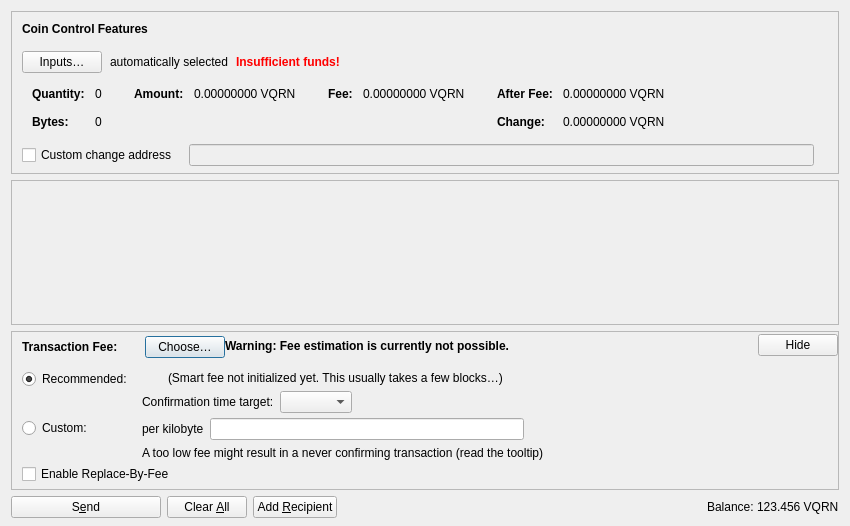
<?xml version="1.0" encoding="UTF-8"?>
<ui version="4.0">
 <class>SendCoinsDialog</class>
 <widget class="QDialog" name="SendCoinsDialog">
  <property name="geometry">
   <rect>
    <x>0</x>
    <y>0</y>
    <width>850</width>
    <height>526</height>
   </rect>
  </property>
  <property name="windowTitle">
   <string>Send Coins</string>
  </property>
  <layout class="QVBoxLayout" name="verticalLayout" stretch="0,1,0,0">
   <property name="bottomMargin">
    <number>8</number>
   </property>
   <item>
    <widget class="QFrame" name="frameCoinControl">
     <property name="sizePolicy">
      <sizepolicy hsizetype="Expanding" vsizetype="Expanding">
       <horstretch>0</horstretch>
       <verstretch>0</verstretch>
      </sizepolicy>
     </property>
     <property name="maximumSize">
      <size>
       <width>16777215</width>
       <height>16777215</height>
      </size>
     </property>
     <property name="frameShape">
      <enum>QFrame::StyledPanel</enum>
     </property>
     <property name="frameShadow">
      <enum>QFrame::Sunken</enum>
     </property>
     <layout class="QVBoxLayout" name="verticalLayoutCoinControl2">
      <property name="spacing">
       <number>0</number>
      </property>
      <property name="leftMargin">
       <number>0</number>
      </property>
      <property name="topMargin">
       <number>0</number>
      </property>
      <property name="rightMargin">
       <number>0</number>
      </property>
      <property name="bottomMargin">
       <number>6</number>
      </property>
      <item>
       <layout class="QVBoxLayout" name="verticalLayoutCoinControl" stretch="0,0,0,0,1">
        <property name="spacing">
         <number>0</number>
        </property>
        <property name="leftMargin">
         <number>10</number>
        </property>
        <property name="topMargin">
         <number>10</number>
        </property>
        <item>
         <layout class="QHBoxLayout" name="horizontalLayoutCoinControl1">
          <property name="bottomMargin">
           <number>15</number>
          </property>
          <item>
           <widget class="QLabel" name="labelCoinControlFeatures">
            <property name="sizePolicy">
             <sizepolicy hsizetype="Preferred" vsizetype="Maximum">
              <horstretch>0</horstretch>
              <verstretch>0</verstretch>
             </sizepolicy>
            </property>
            <property name="font">
             <font>
              <weight>75</weight>
              <bold>true</bold>
             </font>
            </property>
            <property name="styleSheet">
             <string notr="true">font-weight:bold;</string>
            </property>
            <property name="text">
             <string>Coin Control Features</string>
            </property>
           </widget>
          </item>
         </layout>
        </item>
        <item>
         <layout class="QHBoxLayout" name="horizontalLayoutCoinControl2" stretch="0,0,0,0">
          <property name="spacing">
           <number>8</number>
          </property>
          <property name="bottomMargin">
           <number>10</number>
          </property>
          <item>
           <widget class="QPushButton" name="pushButtonCoinControl">
            <property name="styleSheet">
             <string notr="true"/>
            </property>
            <property name="text">
             <string>Inputs…</string>
            </property>
            <property name="autoDefault">
             <bool>false</bool>
            </property>
           </widget>
          </item>
          <item>
           <widget class="QLabel" name="labelCoinControlAutomaticallySelected">
            <property name="text">
             <string>automatically selected</string>
            </property>
            <property name="margin">
             <number>5</number>
            </property>
           </widget>
          </item>
          <item>
           <widget class="QLabel" name="labelCoinControlInsuffFunds">
            <property name="font">
             <font>
              <weight>75</weight>
              <bold>true</bold>
             </font>
            </property>
            <property name="styleSheet">
             <string notr="true">color:red;font-weight:bold;</string>
            </property>
            <property name="text">
             <string>Insufficient funds!</string>
            </property>
            <property name="margin">
             <number>5</number>
            </property>
           </widget>
          </item>
          <item>
           <spacer name="horizontalSpacerCoinControl">
            <property name="orientation">
             <enum>Qt::Horizontal</enum>
            </property>
            <property name="sizeHint" stdset="0">
             <size>
              <width>40</width>
              <height>1</height>
             </size>
            </property>
           </spacer>
          </item>
         </layout>
        </item>
        <item>
         <widget class="QWidget" name="widgetCoinControl" native="true">
          <property name="sizePolicy">
           <sizepolicy hsizetype="Preferred" vsizetype="Preferred">
            <horstretch>0</horstretch>
            <verstretch>0</verstretch>
           </sizepolicy>
          </property>
          <property name="minimumSize">
           <size>
            <width>0</width>
            <height>0</height>
           </size>
          </property>
          <property name="styleSheet">
           <string notr="true"/>
          </property>
          <layout class="QHBoxLayout" name="horizontalLayoutCoinControl5">
           <property name="leftMargin">
            <number>0</number>
           </property>
           <property name="topMargin">
            <number>0</number>
           </property>
           <property name="rightMargin">
            <number>0</number>
           </property>
           <property name="bottomMargin">
            <number>0</number>
           </property>
           <item>
            <layout class="QHBoxLayout" name="horizontalLayoutCoinControl3" stretch="0,0,0,1">
             <property name="spacing">
              <number>20</number>
             </property>
             <property name="topMargin">
              <number>0</number>
             </property>
             <property name="bottomMargin">
              <number>10</number>
             </property>
             <item>
              <layout class="QFormLayout" name="formLayoutCoinControl1">
               <property name="labelAlignment">
                <set>Qt::AlignLeft|Qt::AlignVCenter</set>
               </property>
               <property name="horizontalSpacing">
                <number>10</number>
               </property>
               <property name="verticalSpacing">
                <number>14</number>
               </property>
               <property name="leftMargin">
                <number>10</number>
               </property>
               <property name="topMargin">
                <number>4</number>
               </property>
               <property name="rightMargin">
                <number>6</number>
               </property>
               <item row="0" column="0">
                <widget class="QLabel" name="labelCoinControlQuantityText">
                 <property name="font">
                  <font>
                   <weight>75</weight>
                   <bold>true</bold>
                  </font>
                 </property>
                 <property name="text">
                  <string>Quantity:</string>
                 </property>
                 <property name="margin">
                  <number>0</number>
                 </property>
                </widget>
               </item>
               <item row="0" column="1">
                <widget class="QLabel" name="labelCoinControlQuantity">
                 <property name="cursor">
                  <cursorShape>IBeamCursor</cursorShape>
                 </property>
                 <property name="contextMenuPolicy">
                  <enum>Qt::ActionsContextMenu</enum>
                 </property>
                 <property name="text">
                  <string notr="true">0</string>
                 </property>
                 <property name="margin">
                  <number>0</number>
                 </property>
                 <property name="textInteractionFlags">
                  <set>Qt::LinksAccessibleByMouse|Qt::TextSelectableByKeyboard|Qt::TextSelectableByMouse</set>
                 </property>
                </widget>
               </item>
               <item row="1" column="0">
                <widget class="QLabel" name="labelCoinControlBytesText">
                 <property name="font">
                  <font>
                   <weight>75</weight>
                   <bold>true</bold>
                  </font>
                 </property>
                 <property name="text">
                  <string>Bytes:</string>
                 </property>
                </widget>
               </item>
               <item row="1" column="1">
                <widget class="QLabel" name="labelCoinControlBytes">
                 <property name="cursor">
                  <cursorShape>IBeamCursor</cursorShape>
                 </property>
                 <property name="contextMenuPolicy">
                  <enum>Qt::ActionsContextMenu</enum>
                 </property>
                 <property name="text">
                  <string notr="true">0</string>
                 </property>
                 <property name="textInteractionFlags">
                  <set>Qt::LinksAccessibleByMouse|Qt::TextSelectableByKeyboard|Qt::TextSelectableByMouse</set>
                 </property>
                </widget>
               </item>
              </layout>
             </item>
             <item>
              <layout class="QFormLayout" name="formLayoutCoinControl2">
               <property name="horizontalSpacing">
                <number>10</number>
               </property>
               <property name="verticalSpacing">
                <number>14</number>
               </property>
               <property name="leftMargin">
                <number>6</number>
               </property>
               <property name="topMargin">
                <number>4</number>
               </property>
               <property name="rightMargin">
                <number>6</number>
               </property>
               <item row="0" column="0">
                <widget class="QLabel" name="labelCoinControlAmountText">
                 <property name="font">
                  <font>
                   <weight>75</weight>
                   <bold>true</bold>
                  </font>
                 </property>
                 <property name="text">
                  <string>Amount:</string>
                 </property>
                 <property name="margin">
                  <number>0</number>
                 </property>
                </widget>
               </item>
               <item row="0" column="1">
                <widget class="QLabel" name="labelCoinControlAmount">
                 <property name="cursor">
                  <cursorShape>IBeamCursor</cursorShape>
                 </property>
                 <property name="contextMenuPolicy">
                  <enum>Qt::ActionsContextMenu</enum>
                 </property>
                 <property name="text">
                  <string notr="true">0.00000000 VQRN</string>
                 </property>
                 <property name="textInteractionFlags">
                  <set>Qt::LinksAccessibleByMouse|Qt::TextSelectableByKeyboard|Qt::TextSelectableByMouse</set>
                 </property>
                </widget>
               </item>
              </layout>
             </item>
             <item>
              <layout class="QFormLayout" name="formLayoutCoinControl3">
               <property name="horizontalSpacing">
                <number>10</number>
               </property>
               <property name="verticalSpacing">
                <number>14</number>
               </property>
               <property name="leftMargin">
                <number>6</number>
               </property>
               <property name="topMargin">
                <number>4</number>
               </property>
               <property name="rightMargin">
                <number>6</number>
               </property>
               <item row="0" column="0">
                <widget class="QLabel" name="labelCoinControlFeeText">
                 <property name="font">
                  <font>
                   <weight>75</weight>
                   <bold>true</bold>
                  </font>
                 </property>
                 <property name="text">
                  <string>Fee:</string>
                 </property>
                 <property name="margin">
                  <number>0</number>
                 </property>
                </widget>
               </item>
               <item row="0" column="1">
                <widget class="QLabel" name="labelCoinControlFee">
                 <property name="cursor">
                  <cursorShape>IBeamCursor</cursorShape>
                 </property>
                 <property name="contextMenuPolicy">
                  <enum>Qt::ActionsContextMenu</enum>
                 </property>
                 <property name="text">
                  <string notr="true">0.00000000 VQRN</string>
                 </property>
                 <property name="textInteractionFlags">
                  <set>Qt::LinksAccessibleByMouse|Qt::TextSelectableByKeyboard|Qt::TextSelectableByMouse</set>
                 </property>
                </widget>
               </item>
              </layout>
             </item>
             <item>
              <layout class="QFormLayout" name="formLayoutCoinControl4">
               <property name="labelAlignment">
                <set>Qt::AlignLeft|Qt::AlignVCenter</set>
               </property>
               <property name="horizontalSpacing">
                <number>10</number>
               </property>
               <property name="verticalSpacing">
                <number>14</number>
               </property>
               <property name="leftMargin">
                <number>6</number>
               </property>
               <property name="topMargin">
                <number>4</number>
               </property>
               <property name="rightMargin">
                <number>6</number>
               </property>
               <item row="0" column="0">
                <widget class="QLabel" name="labelCoinControlAfterFeeText">
                 <property name="font">
                  <font>
                   <weight>75</weight>
                   <bold>true</bold>
                  </font>
                 </property>
                 <property name="text">
                  <string>After Fee:</string>
                 </property>
                 <property name="margin">
                  <number>0</number>
                 </property>
                </widget>
               </item>
               <item row="0" column="1">
                <widget class="QLabel" name="labelCoinControlAfterFee">
                 <property name="cursor">
                  <cursorShape>IBeamCursor</cursorShape>
                 </property>
                 <property name="contextMenuPolicy">
                  <enum>Qt::ActionsContextMenu</enum>
                 </property>
                 <property name="text">
                  <string notr="true">0.00000000 VQRN</string>
                 </property>
                 <property name="textInteractionFlags">
                  <set>Qt::LinksAccessibleByMouse|Qt::TextSelectableByKeyboard|Qt::TextSelectableByMouse</set>
                 </property>
                </widget>
               </item>
               <item row="1" column="0">
                <widget class="QLabel" name="labelCoinControlChangeText">
                 <property name="font">
                  <font>
                   <weight>75</weight>
                   <bold>true</bold>
                  </font>
                 </property>
                 <property name="text">
                  <string>Change:</string>
                 </property>
                </widget>
               </item>
               <item row="1" column="1">
                <widget class="QLabel" name="labelCoinControlChange">
                 <property name="cursor">
                  <cursorShape>IBeamCursor</cursorShape>
                 </property>
                 <property name="contextMenuPolicy">
                  <enum>Qt::ActionsContextMenu</enum>
                 </property>
                 <property name="text">
                  <string notr="true">0.00000000 VQRN</string>
                 </property>
                 <property name="textInteractionFlags">
                  <set>Qt::LinksAccessibleByMouse|Qt::TextSelectableByKeyboard|Qt::TextSelectableByMouse</set>
                 </property>
                </widget>
               </item>
              </layout>
             </item>
            </layout>
           </item>
          </layout>
         </widget>
        </item>
        <item>
         <layout class="QHBoxLayout" name="horizontalLayoutCoinControl4" stretch="0,0,0">
          <property name="spacing">
           <number>12</number>
          </property>
          <property name="sizeConstraint">
           <enum>QLayout::SetDefaultConstraint</enum>
          </property>
          <property name="topMargin">
           <number>5</number>
          </property>
          <property name="rightMargin">
           <number>5</number>
          </property>
          <item>
           <widget class="QCheckBox" name="checkBoxCoinControlChange">
            <property name="toolTip">
             <string>If this is activated, but the change address is empty or invalid, change will be sent to a newly generated address.</string>
            </property>
            <property name="text">
             <string>Custom change address</string>
            </property>
           </widget>
          </item>
          <item>
           <widget class="QValidatedLineEdit" name="lineEditCoinControlChange">
            <property name="enabled">
             <bool>false</bool>
            </property>
            <property name="sizePolicy">
             <sizepolicy hsizetype="Expanding" vsizetype="Fixed">
              <horstretch>0</horstretch>
              <verstretch>0</verstretch>
             </sizepolicy>
            </property>
           </widget>
          </item>
          <item>
           <widget class="QLabel" name="labelCoinControlChangeLabel">
            <property name="sizePolicy">
             <sizepolicy hsizetype="Preferred" vsizetype="Expanding">
              <horstretch>0</horstretch>
              <verstretch>0</verstretch>
             </sizepolicy>
            </property>
            <property name="minimumSize">
             <size>
              <width>0</width>
              <height>0</height>
             </size>
            </property>
            <property name="text">
             <string/>
            </property>
            <property name="margin">
             <number>3</number>
            </property>
           </widget>
          </item>
         </layout>
        </item>
        <item>
         <spacer name="verticalSpacerCoinControl">
          <property name="orientation">
           <enum>Qt::Vertical</enum>
          </property>
          <property name="sizeHint" stdset="0">
           <size>
            <width>800</width>
            <height>1</height>
           </size>
          </property>
         </spacer>
        </item>
       </layout>
      </item>
     </layout>
    </widget>
   </item>
   <item>
    <widget class="QScrollArea" name="scrollArea">
     <property name="widgetResizable">
      <bool>true</bool>
     </property>
     <widget class="QWidget" name="scrollAreaWidgetContents">
      <property name="geometry">
       <rect>
        <x>0</x>
        <y>0</y>
        <width>830</width>
        <height>104</height>
       </rect>
      </property>
      <layout class="QVBoxLayout" name="verticalLayout_2" stretch="0,1">
       <property name="leftMargin">
        <number>0</number>
       </property>
       <property name="topMargin">
        <number>0</number>
       </property>
       <property name="rightMargin">
        <number>0</number>
       </property>
       <property name="bottomMargin">
        <number>0</number>
       </property>
       <item>
        <layout class="QVBoxLayout" name="entries">
         <property name="spacing">
          <number>6</number>
         </property>
        </layout>
       </item>
       <item>
        <spacer name="verticalSpacer">
         <property name="orientation">
          <enum>Qt::Vertical</enum>
         </property>
         <property name="sizeHint" stdset="0">
          <size>
           <width>20</width>
           <height>40</height>
          </size>
         </property>
        </spacer>
       </item>
      </layout>
     </widget>
    </widget>
   </item>
   <item>
    <widget class="QFrame" name="frameFee">
     <property name="sizePolicy">
      <sizepolicy hsizetype="Expanding" vsizetype="Expanding">
       <horstretch>0</horstretch>
       <verstretch>0</verstretch>
      </sizepolicy>
     </property>
     <property name="maximumSize">
      <size>
       <width>16777215</width>
       <height>16777215</height>
      </size>
     </property>
     <property name="frameShape">
      <enum>QFrame::StyledPanel</enum>
     </property>
     <property name="frameShadow">
      <enum>QFrame::Sunken</enum>
     </property>
     <layout class="QVBoxLayout" name="verticalLayoutFee1">
      <property name="spacing">
       <number>0</number>
      </property>
      <property name="leftMargin">
       <number>0</number>
      </property>
      <property name="topMargin">
       <number>0</number>
      </property>
      <property name="rightMargin">
       <number>0</number>
      </property>
      <property name="bottomMargin">
       <number>0</number>
      </property>
      <item>
       <layout class="QVBoxLayout" name="verticalLayoutFee2" stretch="0,0,0">
        <property name="spacing">
         <number>0</number>
        </property>
        <property name="leftMargin">
         <number>10</number>
        </property>
        <property name="topMargin">
         <number>0</number>
        </property>
        <item>
         <layout class="QHBoxLayout" name="horizontalLayoutFee1">
          <property name="bottomMargin">
           <number>0</number>
          </property>
          <item>
           <layout class="QVBoxLayout" name="verticalLayoutFee7">
            <property name="spacing">
             <number>0</number>
            </property>
            <item>
             <spacer name="verticalSpacerSmartFee">
              <property name="orientation">
               <enum>Qt::Vertical</enum>
              </property>
              <property name="sizeType">
               <enum>QSizePolicy::Fixed</enum>
              </property>
              <property name="sizeHint" stdset="0">
               <size>
                <width>1</width>
                <height>4</height>
               </size>
              </property>
             </spacer>
            </item>
            <item>
             <layout class="QHBoxLayout" name="horizontalLayoutSmartFee">
              <property name="spacing">
               <number>10</number>
              </property>
              <item>
               <widget class="QLabel" name="labelFeeHeadline">
                <property name="sizePolicy">
                 <sizepolicy hsizetype="Preferred" vsizetype="Maximum">
                  <horstretch>0</horstretch>
                  <verstretch>0</verstretch>
                 </sizepolicy>
                </property>
                <property name="font">
                 <font>
                  <weight>75</weight>
                  <bold>true</bold>
                 </font>
                </property>
                <property name="styleSheet">
                 <string notr="true">font-weight:bold;</string>
                </property>
                <property name="text">
                 <string>Transaction Fee:</string>
                </property>
               </widget>
              </item>
              <item>
               <widget class="QLabel" name="labelFeeMinimized">
                <property name="text">
                 <string/>
                </property>
               </widget>
              </item>
              <item>
               <widget class="QPushButton" name="buttonChooseFee">
                <property name="text">
                 <string>Choose…</string>
                </property>
               </widget>
              </item>
             </layout>
            </item>
            <item>
             <spacer name="verticalSpacer_5">
              <property name="orientation">
               <enum>Qt::Vertical</enum>
              </property>
              <property name="sizeHint" stdset="0">
               <size>
                <width>1</width>
                <height>1</height>
               </size>
              </property>
             </spacer>
            </item>
           </layout>
          </item>
          <item>
           <widget class="QLabel" name="fallbackFeeWarningLabel">
            <property name="toolTip">
             <string>Using the fallbackfee can result in sending a transaction that will take several hours or days (or never) to confirm. Consider choosing your fee manually or wait until you have validated the complete chain.</string>
            </property>
            <property name="font">
            <font>
                <weight>75</weight>
                <bold>true</bold>
            </font>
            </property>
            <property name="text">
             <string>Warning: Fee estimation is currently not possible.</string>
            </property>
            <property name="wordWrap">
             <bool>false</bool>
            </property>
           </widget>
          </item>
          <item>
           <spacer name="horizontalSpacer_4">
            <property name="orientation">
             <enum>Qt::Horizontal</enum>
            </property>
            <property name="sizeType">
             <enum>QSizePolicy::MinimumExpanding</enum>
            </property>
            <property name="sizeHint" stdset="0">
             <size>
              <width>40</width>
              <height>20</height>
             </size>
            </property>
           </spacer>
          </item>
          <item>
           <widget class="QPushButton" name="buttonMinimizeFee">
            <property name="toolTip">
             <string>Hide transaction fee settings</string>
            </property>
            <property name="text">
             <string>Hide</string>
            </property>
           </widget>
          </item>
         </layout>
        </item>
        <item>
         <widget class="QFrame" name="frameFeeSelection">
          <layout class="QVBoxLayout" name="verticalLayoutFee12">
           <property name="spacing">
            <number>0</number>
           </property>
           <property name="leftMargin">
            <number>0</number>
           </property>
           <property name="topMargin">
            <number>0</number>
           </property>
           <property name="rightMargin">
            <number>0</number>
           </property>
           <property name="bottomMargin">
            <number>0</number>
           </property>
           <item>
            <layout class="QGridLayout" name="gridLayoutFee">
             <property name="topMargin">
              <number>10</number>
             </property>
             <property name="bottomMargin">
              <number>4</number>
             </property>
             <property name="horizontalSpacing">
              <number>10</number>
             </property>
             <property name="verticalSpacing">
              <number>4</number>
             </property>
             <item row="1" column="1">
              <layout class="QVBoxLayout" name="verticalLayoutFee8">
               <property name="spacing">
                <number>6</number>
               </property>
               <item>
                <layout class="QHBoxLayout" name="horizontalLayoutFee13">
                 <item>
                  <widget class="QLabel" name="labelCustomPerKilobyte">
                   <property name="toolTip">
                    <string>Specify a custom fee per kB (1,000 bytes) of the transaction's virtual size.

Note:  Since the fee is calculated on a per-byte basis, a fee rate of "100 atomic units per kvB" for a transaction size of 500 virtual bytes (half of 1 kvB) would ultimately yield a fee of only 50 atomic units.</string>
                   </property>
                   <property name="text">
                    <string>per kilobyte</string>
                   </property>
                  </widget>
                 </item>
                 <item>
                  <widget class="BitcoinAmountField" name="customFee"/>
                 </item>
                 <item>
                  <spacer name="horizontalSpacer_6">
                   <property name="orientation">
                    <enum>Qt::Horizontal</enum>
                   </property>
                   <property name="sizeHint" stdset="0">
                    <size>
                     <width>1</width>
                     <height>1</height>
                    </size>
                   </property>
                  </spacer>
                 </item>
                </layout>
               </item>
               <item>
                <layout class="QHBoxLayout" name="horizontalLayoutFee8">
                 <item>
                  <widget class="QLabel" name="labelCustomFeeWarning">
                   <property name="enabled">
                    <bool>true</bool>
                   </property>
                   <property name="toolTip">
                    <string>When there is less transaction volume than space in the blocks, miners as well as relaying nodes may enforce a minimum fee. Paying only this minimum fee is just fine, but be aware that this can result in a never confirming transaction once there is more demand for bitcoin transactions than the network can process.</string>
                   </property>
                   <property name="text">
                    <string>A too low fee might result in a never confirming transaction (read the tooltip)</string>
                   </property>
                  </widget>
                 </item>
                 <item>
                  <spacer name="horizontalSpacer_2">
                   <property name="orientation">
                    <enum>Qt::Horizontal</enum>
                   </property>
                   <property name="sizeHint" stdset="0">
                    <size>
                     <width>1</width>
                     <height>1</height>
                    </size>
                   </property>
                  </spacer>
                 </item>
                </layout>
               </item>
              </layout>
             </item>
             <item row="0" column="0">
              <layout class="QVBoxLayout" name="verticalLayoutFee4" stretch="0,1">
               <item>
                <widget class="QRadioButton" name="radioSmartFee">
                 <property name="text">
                  <string>Recommended:</string>
                 </property>
                 <property name="checked">
                  <bool>true</bool>
                 </property>
                 <attribute name="buttonGroup">
                  <string notr="true">groupFee</string>
                 </attribute>
                </widget>
               </item>
               <item>
                <spacer name="verticalSpacer_2">
                 <property name="orientation">
                  <enum>Qt::Vertical</enum>
                 </property>
                 <property name="sizeHint" stdset="0">
                  <size>
                   <width>1</width>
                   <height>1</height>
                  </size>
                 </property>
                </spacer>
               </item>
              </layout>
             </item>
             <item row="1" column="0">
              <layout class="QVBoxLayout" name="verticalLayoutFee9" stretch="0,1">
               <item>
                <widget class="QRadioButton" name="radioCustomFee">
                 <property name="text">
                  <string>Custom:</string>
                 </property>
                 <attribute name="buttonGroup">
                  <string notr="true">groupFee</string>
                 </attribute>
                </widget>
               </item>
               <item>
                <spacer name="verticalSpacer_6">
                 <property name="orientation">
                  <enum>Qt::Vertical</enum>
                 </property>
                 <property name="sizeHint" stdset="0">
                  <size>
                   <width>1</width>
                   <height>1</height>
                  </size>
                 </property>
                </spacer>
               </item>
              </layout>
             </item>
             <item row="0" column="1">
              <layout class="QVBoxLayout" name="verticalLayoutFee3" stretch="0,0,1">
               <property name="spacing">
                <number>6</number>
               </property>
               <property name="topMargin">
                <number>2</number>
               </property>
               <item>
                <layout class="QHBoxLayout" name="horizontalLayoutFee12">
                 <item>
                  <widget class="QLabel" name="labelSmartFee">
                   <property name="text">
                    <string/>
                   </property>
                  </widget>
                 </item>
                 <item>
                  <widget class="QLabel" name="labelFeeEstimation">
                   <property name="text">
                    <string/>
                   </property>
                  </widget>
                 </item>
                 <item>
                  <widget class="QLabel" name="labelSmartFee2">
                   <property name="text">
                    <string>(Smart fee not initialized yet. This usually takes a few blocks…)</string>
                   </property>
                  </widget>
                 </item>
                 <item>
                  <spacer name="horizontalSpacer_5">
                   <property name="orientation">
                    <enum>Qt::Horizontal</enum>
                   </property>
                   <property name="sizeHint" stdset="0">
                    <size>
                     <width>1</width>
                     <height>1</height>
                    </size>
                   </property>
                  </spacer>
                 </item>
                </layout>
               </item>
               <item>
                <layout class="QHBoxLayout" name="horizontalLayoutFee9">
                 <item>
                  <layout class="QVBoxLayout" name="verticalLayoutFee6">
                   <item>
                    <widget class="QLabel" name="labelSmartFee3">
                     <property name="text">
                      <string>Confirmation time target:</string>
                     </property>
                    </widget>
                   </item>
                  </layout>
                 </item>
                 <item>
                  <layout class="QVBoxLayout" name="verticalLayoutFee5">
                   <property name="rightMargin">
                    <number>30</number>
                   </property>
                   <item>
                    <layout class="QHBoxLayout" name="horizontalLayoutConfTarget">
                     <property name="bottomMargin">
                      <number>0</number>
                     </property>
                     <item>
                      <widget class="QComboBox" name="confTargetSelector"/>
                     </item>
                     <item>
                      <spacer name="horizontalSpacerConfTarget">
                       <property name="orientation">
                        <enum>Qt::Horizontal</enum>
                       </property>
                       <property name="sizeHint" stdset="0">
                        <size>
                         <width>40</width>
                         <height>20</height>
                        </size>
                       </property>
                      </spacer>
                     </item>
                    </layout>
                   </item>
                  </layout>
                 </item>
                </layout>
               </item>
               <item>
                <spacer name="verticalSpacer_4">
                 <property name="orientation">
                  <enum>Qt::Vertical</enum>
                 </property>
                 <property name="sizeHint" stdset="0">
                  <size>
                   <width>1</width>
                   <height>1</height>
                  </size>
                 </property>
                </spacer>
               </item>
              </layout>
             </item>
            </layout>
           </item>
           <item>
            <widget class="QCheckBox" name="optInRBF">
             <property name="text">
              <string>Enable Replace-By-Fee</string>
             </property>
             <property name="toolTip">
              <string>With Replace-By-Fee (BIP-125) you can increase a transaction's fee after it is sent. Without this, a higher fee may be recommended to compensate for increased transaction delay risk.</string>
             </property>
            </widget>
           </item>
          </layout>
         </widget>
        </item>
        <item>
         <spacer name="verticalSpacerFee">
          <property name="orientation">
           <enum>Qt::Vertical</enum>
          </property>
          <property name="sizeHint" stdset="0">
           <size>
            <width>40</width>
            <height>5</height>
           </size>
          </property>
         </spacer>
        </item>
       </layout>
      </item>
     </layout>
    </widget>
   </item>
   <item>
    <layout class="QHBoxLayout" name="horizontalLayout">
     <item>
      <widget class="QPushButton" name="sendButton">
       <property name="minimumSize">
        <size>
         <width>150</width>
         <height>0</height>
        </size>
       </property>
       <property name="toolTip">
        <string>Confirm the send action</string>
       </property>
       <property name="text">
        <string>S&amp;end</string>
       </property>
       <property name="icon">
        <iconset resource="../bitcoin.qrc">
         <normaloff>:/icons/send</normaloff>:/icons/send</iconset>
       </property>
       <property name="autoDefault">
        <bool>false</bool>
       </property>
       <property name="default">
        <bool>false</bool>
       </property>
      </widget>
     </item>
     <item>
      <widget class="QPushButton" name="clearButton">
       <property name="sizePolicy">
        <sizepolicy hsizetype="Minimum" vsizetype="Fixed">
         <horstretch>0</horstretch>
         <verstretch>0</verstretch>
        </sizepolicy>
       </property>
       <property name="toolTip">
        <string>Clear all fields of the form.</string>
       </property>
       <property name="text">
        <string>Clear &amp;All</string>
       </property>
       <property name="icon">
        <iconset resource="../bitcoin.qrc">
         <normaloff>:/icons/remove</normaloff>:/icons/remove</iconset>
       </property>
       <property name="autoDefault">
        <bool>false</bool>
       </property>
      </widget>
     </item>
     <item>
      <widget class="QPushButton" name="addButton">
       <property name="toolTip">
        <string>Send to multiple recipients at once</string>
       </property>
       <property name="text">
        <string>Add &amp;Recipient</string>
       </property>
       <property name="icon">
        <iconset resource="../bitcoin.qrc">
         <normaloff>:/icons/add</normaloff>:/icons/add</iconset>
       </property>
       <property name="autoDefault">
        <bool>false</bool>
       </property>
      </widget>
     </item>
     <item>
      <spacer name="horizontalSpacer">
       <property name="orientation">
        <enum>Qt::Horizontal</enum>
       </property>
       <property name="sizeHint" stdset="0">
        <size>
         <width>40</width>
         <height>20</height>
        </size>
       </property>
      </spacer>
     </item>
     <item>
      <layout class="QHBoxLayout" name="horizontalLayout_2">
       <property name="spacing">
        <number>3</number>
       </property>
       <item>
        <widget class="QLabel" name="labelBalanceName">
         <property name="sizePolicy">
          <sizepolicy hsizetype="Preferred" vsizetype="Fixed">
           <horstretch>0</horstretch>
           <verstretch>0</verstretch>
          </sizepolicy>
         </property>
         <property name="text">
          <string>Balance:</string>
         </property>
        </widget>
       </item>
       <item>
        <widget class="QLabel" name="labelBalance">
         <property name="sizePolicy">
          <sizepolicy hsizetype="Preferred" vsizetype="Fixed">
           <horstretch>0</horstretch>
           <verstretch>0</verstretch>
          </sizepolicy>
         </property>
         <property name="cursor">
          <cursorShape>IBeamCursor</cursorShape>
         </property>
         <property name="text">
          <string notr="true">123.456 VQRN</string>
         </property>
         <property name="textInteractionFlags">
          <set>Qt::LinksAccessibleByMouse|Qt::TextSelectableByKeyboard|Qt::TextSelectableByMouse</set>
         </property>
        </widget>
       </item>
      </layout>
     </item>
    </layout>
   </item>
  </layout>
 </widget>
 <customwidgets>
  <customwidget>
   <class>QValidatedLineEdit</class>
   <extends>QLineEdit</extends>
   <header>qt/qvalidatedlineedit.h</header>
  </customwidget>
  <customwidget>
   <class>BitcoinAmountField</class>
   <extends>QLineEdit</extends>
   <header>qt/bitcoinamountfield.h</header>
   <container>1</container>
  </customwidget>
 </customwidgets>
 <resources>
  <include location="../bitcoin.qrc"/>
 </resources>
 <connections/>
 <buttongroups>
  <buttongroup name="groupFee"/>
 </buttongroups>
</ui>
